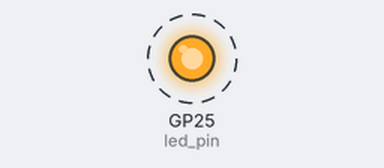
A program run on a simulated Raspberry Pi Pico running MicroPython. On the bench: output pins drawn as LEDs (lit = HIGH). Dashed ring = blinking. What the program prints to the serial console is not drawn.

Above: at 0.5 s.
Timing chart, 0 to 4.6 s (numbered marks = the images above):
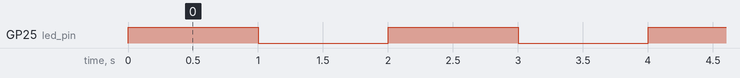

The program:

blink.py
```python
# BLINK

# import libraries
import machine
import utime

# set onboard LED (pin 25) as OUT
# led_pin = machine.Pin(25, machine.Pin.OUT)

# use "LED" with quotes instead of 25 on Pico W
led_pin = machine.Pin("LED", machine.Pin.OUT)

while (True):
    # set on
    led_pin.value(1)
    print("LED Pin ON")
    utime.sleep(1)
    led_pin.value(0)
    print("LED Pin OFF")
    utime.sleep(1)
```

Measured:
- by itself, GP25 (led_pin): alternates HIGH for 1.0 s and LOW for 1.0 s
